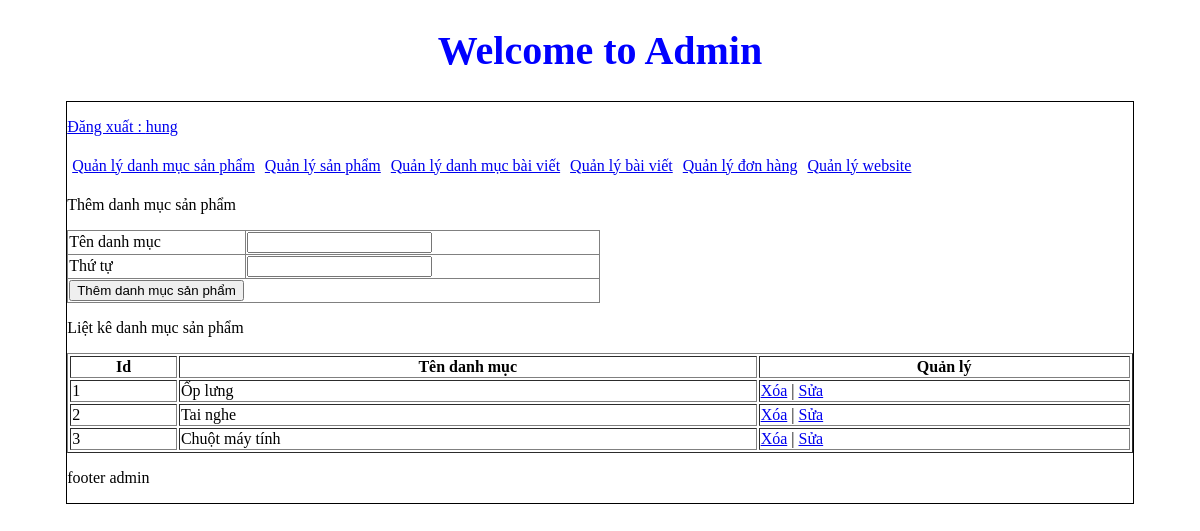
The app's page /admin/index.php?action=quanlydanhmucsanpham&query=them (signed in), older data.
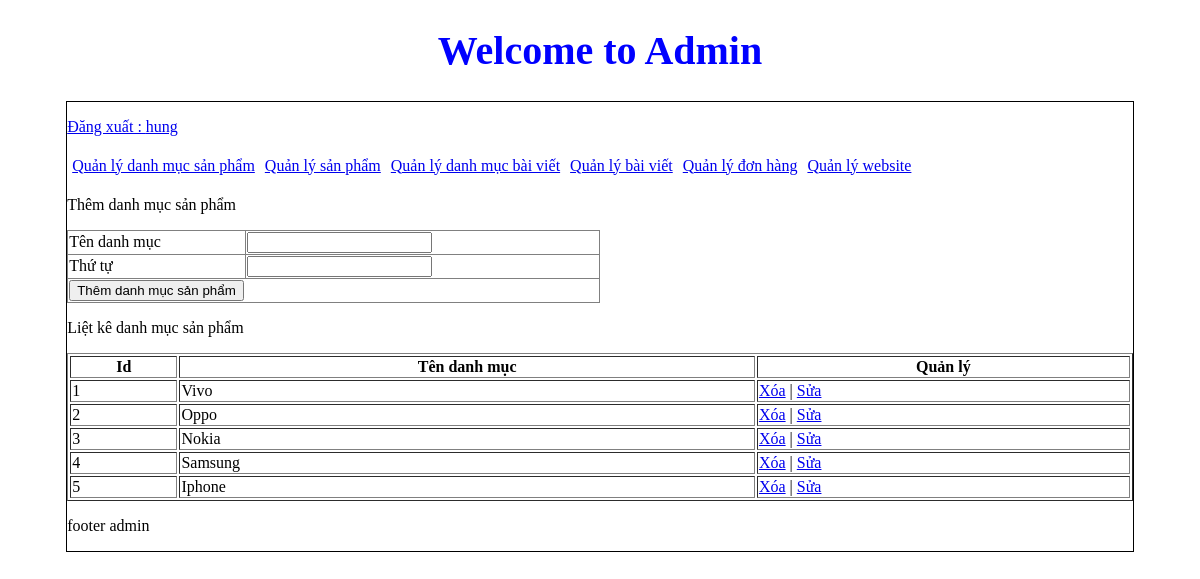
The same page, newer data.
### tables this page shows
CREATE TABLE `danhmuc` (
  `id_danhmuc` int(11) NOT NULL,
  `tendanhmuc` varchar(100) NOT NULL,
  `thutu` int(11) NOT NULL
);

### admin/modules/quanlydanhmucsp/lietke.php (the view)
<?php
    $sql_lietke_danhmucsp = "SELECT * FROM danhmuc ORDER BY thutu DESC";
    $query_lietke_danhmucsp = mysqli_query($mysqli, $sql_lietke_danhmucsp);
?>
<p>Liệt kê danh mục sản phẩm</p>
<table style="width: 100%;" border="1px" style="border-collapse: collapse;">
    <tr>
        <th>Id</th>
        <th>Tên danh mục</th>
        <th>Quản lý</th>
    </tr>
    <?php
    $i = 0;
    while ($row = mysqli_fetch_array($query_lietke_danhmucsp)) {
        $i++;
    ?>
        <tr>
            <td><?php echo $i ?></td>
            <td><?php echo $row['tendanhmuc'] ?></td>
            <td>
                <a href="modules/quanlydanhmucsp/xuly.php?iddanhmuc=<?php echo $row['id_danhmuc'] ?>">Xóa</a> |
                <a href="?action=quanlydanhmucsanpham&query=sua&iddanhmuc=<?php echo $row['id_danhmuc'] ?>">Sửa</a>
            </td>
        </tr>
    <?php
    }
    ?>
</table>

### admin/index.php (shortened to what this page needs)
<!DOCTYPE html>
<html lang="en">
<head>
    <link rel="stylesheet" href="css/styleadmin.css">
</head>
<body>
    <h1 class="title-admin">Welcome to Admin</h1>
    <div class="wrapper">
        <?php
        include("modules/header.php");
        include("modules/menu.php");
        include("modules/main.php");
        include("modules/footer.php");
        ?>
    </div>
</body>
</html>

### admin/modules/header.php (shortened to what this page needs)
<p><a href="index.php?dangxuat=1">Đăng xuất : <?php if(isset($_SESSION['dangnhap'])) {
        echo $_SESSION['dangnhap'];
    } ?></a></p>

### admin/modules/menu.php
<ul class="admin-list">
    <li><a href="index.php?action=quanlydanhmucsanpham&query=them">Quản lý danh mục sản phẩm</a></li>
    <li><a href="index.php?action=quanlysp&query=them">Quản lý sản phẩm</a></li>
    <li><a href="index.php?action=quanlydanhmucbaiviet&query=them">Quản lý danh mục bài viết</a></li>
    <li><a href="index.php?action=quanlybaiviet&query=them">Quản lý bài viết</a></li>
    <li><a href="index.php?action=quanlydonhang&query=lietke">Quản lý đơn hàng</a></li>
    <li><a href="index.php?action=quanlyweb&query=capnhat">Quản lý website</a></li>
</ul>

### admin/modules/main.php (shortened to what this page needs)
<div class="main">
    <?php
    if (isset($_GET['action']) && $_GET['query']) {
        $tam = $_GET['action'];
        $query = $_GET['query'];
    } else {
        $tam = '';
        $query = '';
    }
    if ($tam == 'quanlydanhmucsanpham' && $query == 'them') {
        include("modules/quanlydanhmucsp/them.php");
        include("modules/quanlydanhmucsp/lietke.php");
    } elseif ($tam == 'quanlydanhmucsanpham' && $query == 'sua') {
        include("modules/quanlydanhmucsp/sua.php");
    } elseif ($tam == 'quanlysp' && $query == 'them') {
        include("modules/quanlysp/them.php");
        include("modules/quanlysp/lietke.php");
    } elseif ($tam == 'quanlysp' && $query == 'sua') {
        include("modules/quanlysp/sua.php");
    } elseif ($tam == 'quanlydonhang' && $query == 'lietke') {
        include("modules/quanlydonhang/lietke.php");
    } elseif ($tam == 'donhang' && $query == 'xemdonhang') {
        include("modules/quanlydonhang/xemdonhang.php");
    } elseif ($tam == 'quanlydanhmucbaiviet' && $query == 'them') {
        include("modules/quanlydanhmucbaiviet/them.php");
        include("modules/quanlydanhmucbaiviet/lietke.php");
    } elseif ($tam == 'quanlydanhmucbaiviet' && $query == 'sua') {
        include("modules/quanlydanhmucbaiviet/sua.php");
    } elseif ($tam == 'quanlybaiviet' && $query == 'them') {
        include("modules/quanlybaiviet/them.php");
        include("modules/quanlybaiviet/lietke.php");
    } elseif ($tam == 'quanlybaiviet' && $query == 'sua') {
        include("modules/quanlybaiviet/sua.php");
    } elseif ($tam == 'quanlyweb' && $query == 'capnhat') {
        include("modules/thongtinweb/quanly.php");
    } elseif ($tam == 'quanlybaiviet' && $query == 'sua') {
        include("modules/quanlybaiviet/sua.php");
    }   else {
        include("modules/dashboard.php");
    }
    ?>
</div>

### admin/modules/quanlydanhmucsp/them.php
<p>Thêm danh mục sản phẩm</p>
<table border="1px" width="50%" style="border-collapse: collapse;">
    <form method="POST" action="modules/quanlydanhmucsp/xuly.php">
        <tr>
            <td>Tên danh mục</td>
            <td><input type="text" name="tendanhmuc"></td>
        </tr>
        <tr>
            <td>Thứ tự</td>
            <td><input type="text" name="thutu"></td>
        </tr>
        <tr>
            <td colspan="2"><input type="submit" name="themdanhmuc" value="Thêm danh mục sản phẩm"></td>
        </tr>
    </form>
</table>

### admin/modules/footer.php
<p>footer admin</p>

### admin/css/styleadmin.css (style rules this page uses)
ul.admin-list { padding: 0; margin: 0; list-style: none; }
ul.admin-list li { float: left; margin: 5px; }
h1.title-admin { text-align: center; font-size: 40px; color: blue; }
.wrapper { border: 1px solid #000; height: auto; width: 90%; margin: 0 auto; }

Row changes from the older to the newer data that the page shows:
removed danhmuc: tendanhmuc "Ốp lưng"
removed danhmuc: tendanhmuc "Tai nghe"
removed danhmuc: tendanhmuc "Chuột máy tính"
added danhmuc: tendanhmuc "Vivo"
added danhmuc: tendanhmuc "Oppo"
added danhmuc: tendanhmuc "Nokia"
added danhmuc: tendanhmuc "Samsung"
added danhmuc: tendanhmuc "Iphone"
